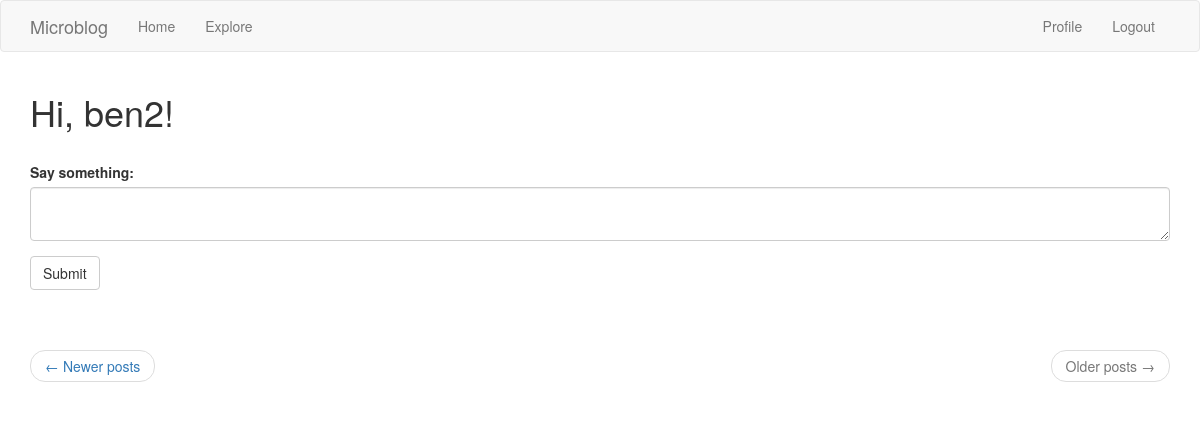
Page /index?page=3 (signed in) on the earlier database version.
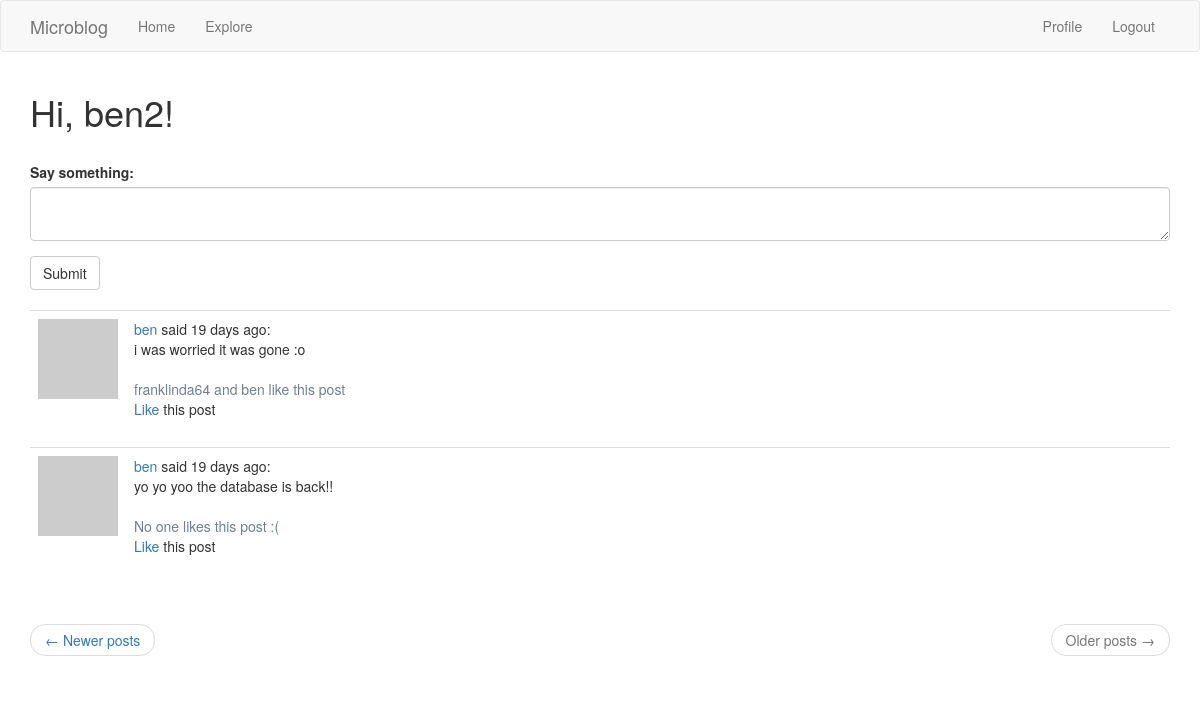
Same page on the later database version.
### app/models.py (models this page shows, shortened)
class Post(db.Model):
    id = db.Column(db.Integer, primary_key=True)
    body = db.Column(db.String(140))
    timestamp = db.Column(db.DateTime, index=True, default=datetime.utcnow)
    user_id = db.Column(db.Integer, db.ForeignKey('user.id'))

class User(UserMixin, db.Model):
    id = db.Column(db.Integer, primary_key=True)
    username = db.Column(db.String(64), index=True, unique=True)
    email = db.Column(db.String(120), index=True, unique=True)
    password_hash = db.Column(db.String(128))
    posts = db.relationship('Post', backref='author', lazy='dynamic')
    about_me = db.Column(db.String(140))
    last_seen = db.Column(db.DateTime, default=datetime.utcnow)
    followed = db.relationship(
        'User', secondary=followers,
        primaryjoin=(followers.c.follower_id == id),
        secondaryjoin=(followers.c.followed_id == id),
        backref=db.backref('followers', lazy='dynamic'), lazy='dynamic')
    liked_posts = db.relationship(
        'Post', secondary=likers,
        primaryjoin=(likers.c.liker_id == id),
        backref='post_likers', lazy='dynamic')
    def is_liking(self, post):
        return self.liked_posts.filter(likers.c.post_id == post.id).count() > 0
    def followed_posts(self):
        followed = Post.query.join(
            followers, (followers.c.followed_id == Post.user_id)).filter(
                followers.c.follower_id == self.id)
        own = Post.query.filter_by(user_id=self.id)
        return followed.union(own).order_by(Post.timestamp.desc())
    def avatar(self, size):
        digest = md5(self.email.lower().encode('utf-8')).hexdigest()
        return 'https://www.gravatar.com/avatar/{}?d=identicon&s={}'.format(digest, size)

### app/routes.py (the view)
@app.route('/', methods=['GET', 'POST'])
@app.route('/index', methods=['GET', 'POST'])
@login_required
def index():
    form = PostForm()
    if form.validate_on_submit():
        post = Post(body=form.post.data, author=current_user)
        db.session.add(post)
        db.session.commit()
        flash('Your post is now up!')
        return redirect(url_for('index'))
    page = request.args.get('page', 1, type=int)
    posts = current_user.followed_posts().paginate(
        page, app.config['POSTS_PER_PAGE'], False
    )
    next_url = url_for('index', page=posts.next_num) \
        if posts.has_next else None
    prev_url = url_for('index', page=posts.prev_num) \
        if posts.has_prev else None
    return render_template('index.html', title='Home', form=form, posts=posts.items, next_url=next_url, prev_url=prev_url)

### app/forms.py
class PostForm(FlaskForm):
    post = TextAreaField('Say something:', validators=[
        DataRequired(), Length(min=1, max=140)])
    submit = SubmitField('Submit')

### app/models.py (called while the page is built)
@login.user_loader
def load_user(id):
    return User.query.get(int(id))

### app/routes.py (called while the page is built)
@app.before_request
def before_request():
    if current_user.is_authenticated:
        current_user.last_seen = datetime.utcnow()
        db.session.commit()

### app/templates/index.html
{% extends "base.html" %}
{% import 'bootstrap/wtf.html' as wtf %}
{% block app_content %}
    <h1>Hi, {{ current_user.username }}!</h1>
    <br>
    {% if form %}
        {{ wtf.quick_form(form) }}
        <br>
    {% endif %}
    {% for post in posts %}
        {% include '_post.html' %}
    {% endfor %}
    <br>
    <nav aria-label="...">
        <ul class="pager">
            <li class="previous{% if not prev_url %} disabled{% endif %}">
                <a href="{{ prev_url or '#' }}">
                    <span aria-hidden="true">&larr;</span> Newer posts
                </a>
            </li>
            <li class="next{% if not next_url %} disabled{% endif %}">
                <a href="{{ next_url or '#' }}">
                    Older posts <span aria-hidden="true">&rarr;</span>
                </a>
            </li>
        </ul>
    </nav>
{% endblock %}

### app/templates/_post.html
<table class="table table-hover">
    <tr>
        <td width="58px">
            <a href="{{ url_for('user', username=post.author.username) }}">
                <img src="{{ post.author.avatar(58) }}" />
            </a>
        </td>
        <td>
            <a href="{{ url_for('user', username=post.author.username) }}">
                {{ post.author.username }}
            </a>
            said {{ moment(post.timestamp).fromNow() }}:
            <br>
            {{ post.body }}
            <br><br>
            <span style="color:slategray">
                {% if post.post_likers|length == 0 %}
                    No one
                {% endif %}
                {% for liker in post.post_likers %}
                    {% if post.post_likers|length == 1 %}
                        {{ liker.username }}
                    {% elif post.post_likers.index(liker) == (post.post_likers|length - 1) %}
                        and {{ liker.username }}
                    {% elif post.post_likers|length == 2 %}
                        {{ liker.username }}
                    {% else %}
                        {{ liker.username }},
                    {% endif %}
                {% endfor %}
                {% if post.post_likers|length == 1 %}
                    likes this post
                {% elif post.post_likers|length == 0 %}
                    likes this post :(
                {% else %}
                    like this post
                {% endif %}
            </span>
            <br>
            {% if current_user.is_liking(post) %}
                <a href="{{ url_for('unlike', post_id=post.id) }}">Unlike</a>
            {% else %}
                <a href="{{ url_for('like', post_id=post.id) }}">Like</a>
            {% endif %}
            this post
        </td>
    </tr>
</table>

Differences in the rows shown:
added Post: author.username "ben", timestamp "19 days ago", body "i was worried it was gone :o", shows "like this post"
added User: username "franklinda64"
now on this page (row edited): User: username "ben"
added Post: author.username "ben", timestamp "19 days ago", body "yo yo yoo the database is back!!", shows "No one", shows "likes this post :("
